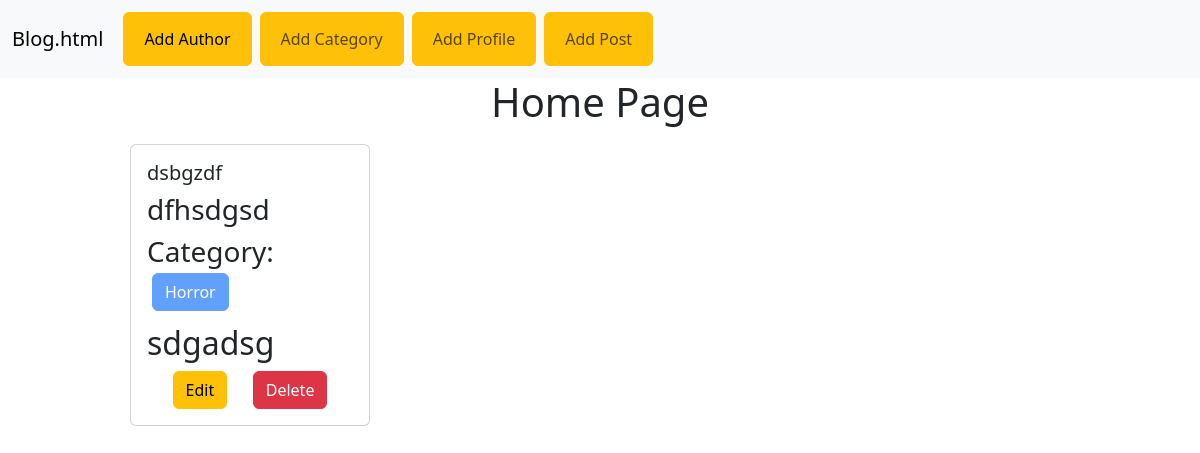
The app's page /, older data.
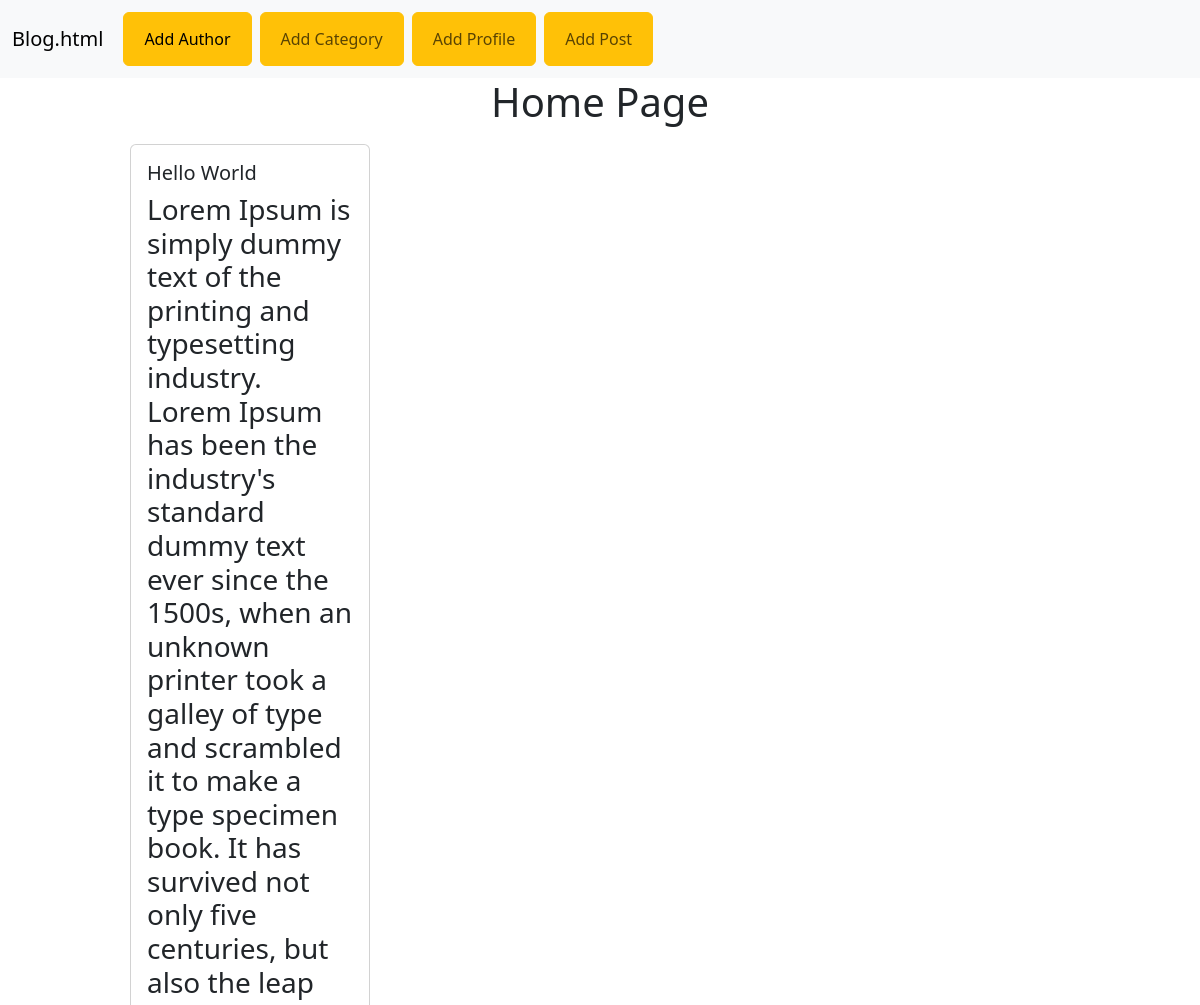
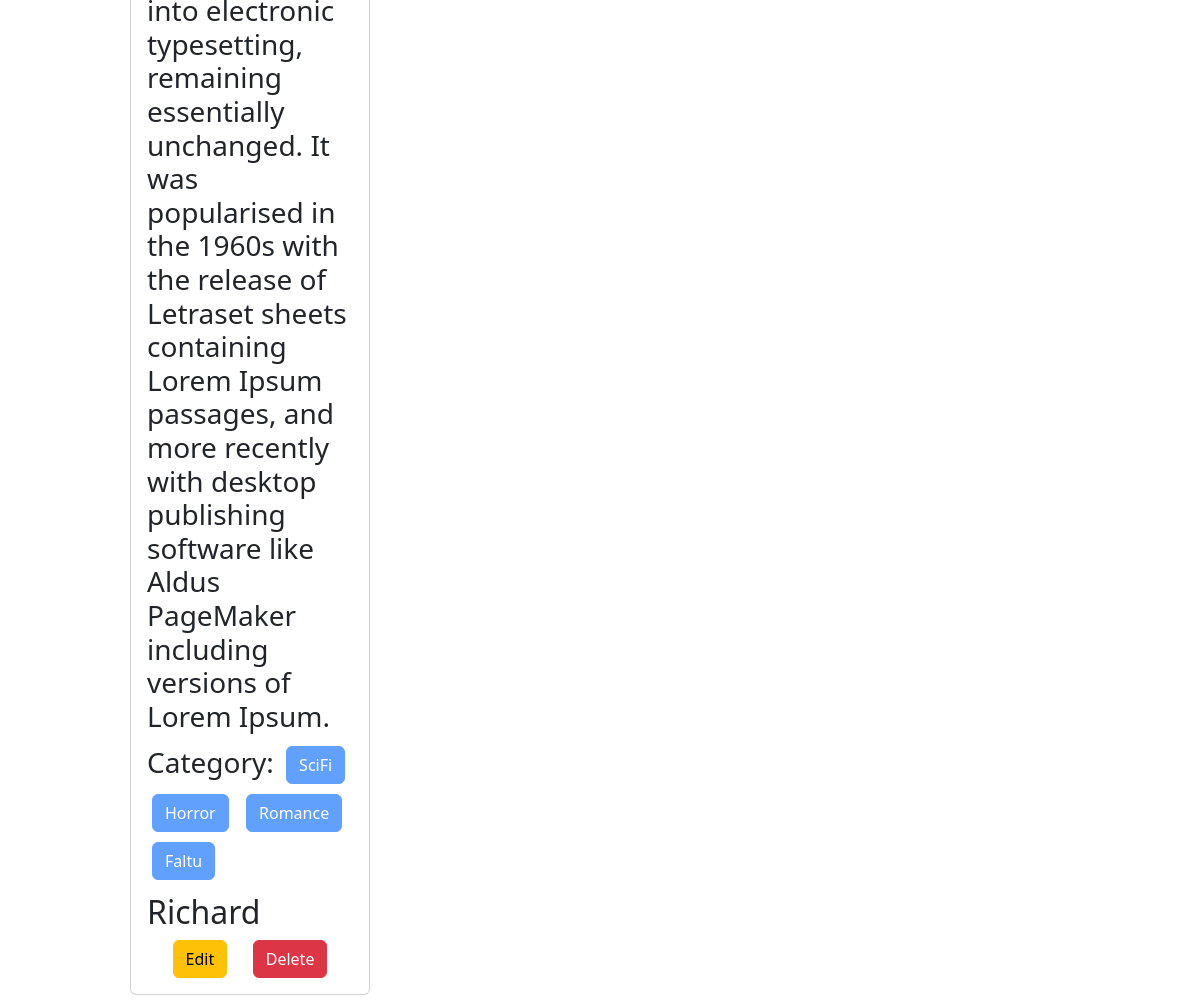
The same page, newer data (2 pictures, top to bottom).
### posts/models.py (models this page shows)
class Post(models.Model):
    title=models.CharField(max_length=100,default=None)
    content=models.TextField()
    category=models.ManyToManyField(Category,default=None)
    author=models.ForeignKey(Author,on_delete=models.CASCADE,default=None)
    def __str__(self):
        return self.title

### categories/models.py (models this page shows)
class Category(models.Model):
    name=models.CharField(max_length=100)
    def __str__(self):
        return self.name

### author/models.py (models this page shows)
class Author(models.Model):
    name=models.CharField(max_length=40)
    bio=models.TextField()
    phoneNumber=models.CharField(max_length=11)
    def __str__(self):
        return self.name

### project/views.py (the view)
# urls.py: 2. Add a URL to urlpatterns:  path('', views.home, name='home')
def home(request):
    posts=Post.objects.all()
    print(posts)
    for post in posts:
        for j in post.category.all():
            print(j)
    return render(request,'home.html',{'posts':posts})

### template/home.html
{% extends 'base.html' %}
{% block content %}
<h1 style="text-align: center;">Home Page</h1>
<div class="conatiners" style="width: 80%;margin: auto;display: flex;flex-wrap: wrap;gap:10px;">
    {% for post in posts %}
    <div class="card" style="margin: 10px;width: 25%;">
        <div class="card-body">
          <h5 class="card-title">{{post.title}}</h5>
          <h3>{{post.content}}</h3>
          <h3>
            Category:
            {% for i in post.category.all %}
              <button class="btn btn-primary" style="margin: 5px;" disabled>{{i.name}}</button>
            {% endfor %}
          </h3>
          <h2>{{post.author}}</h2>
          <div class="btns" style="display: flex;justify-content: space-evenly;"><a class="btn btn-warning" href="{% url 'edit_post' post.id %}">Edit</a><a class="btn btn-danger" href="{% url 'delete_post' post.id%}">Delete</a></div>
        </div>
      </div>
      {% endfor %}
</div>
{% endblock %}

### template/base.html (shortened to what this page needs)
<!DOCTYPE html>
<html lang="en">
  <head>
    <link
      href="https://cdn.jsdelivr.net/npm/bootstrap@5.3.3/dist/css/bootstrap.min.css"
      rel="stylesheet"
    />
  </head>
  <body>
    <nav>
      <nav class="navbar navbar-expand-lg bg-body-tertiary">
        <div class="container-fluid">
          <a class="navbar-brand" href="{% url 'home' %}">Blog.html</a>
          <div class="collapse navbar-collapse" id="navbarNav">
            <ul class="navbar-nav">
              <li class="nav-item m-1">
                <button class="btn btn-warning"><a class="nav-link active" aria-current="page" href="{% url 'add_authors' %}">Add Author</a></button>
              </li>
              <li class="nav-item m-1">
                <button class="btn btn-warning"><a class="nav-link" href="{% url 'add_category' %}">Add Category</a></button>
              </li>
              <li class="nav-item m-1">
                <button class="btn btn-warning"><a class="nav-link" href="{% url 'add_profiles' %}">Add Profile</a></button>
              </li>
              <li class="nav-item m-1">
                <button class="btn btn-warning"><a class="nav-link" href="{% url 'add_post' %}">Add Post</a></button>
              </li>
            </ul>
          </div>
        </div>
      </nav>
    </nav>
    {% block content %} {% endblock %}
  </body>
</html>

Row changes from the older to the newer data that the page shows:
removed Post: title "dsbgzdf", content "dfhsdgsd", author "sdgadsg", Category (name "Horror")
added Post: title "Hello World", content "Lorem Ipsum is simply dummy text of the printing and typesetting industry. Lorem Ipsum has been the industry's standard dummy text ever since the 1500s, when an unknown printer took a galley of type and scrambled it to make a type specimen book. It has survived not only five centuries, but also the leap into electronic typesetting, remaining essentially unchanged. It was popularised in the 1960s with the release of Letraset sheets containing Lorem Ipsum passages, and more recently with desktop publishing software like Aldus PageMaker including versions of Lorem Ipsum.", author "Richard", Category (name "Horror")
now on this page (row unchanged): Category: name "SciFi", shown under "Hello World"
now on this page (row unchanged): Category: name "Romance", shown under "Hello World"
added Category: name "Faltu", shown under "Hello World"
